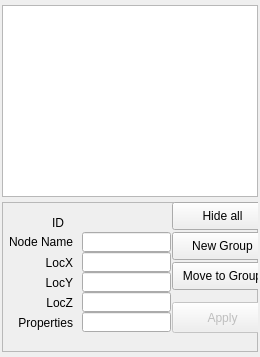
           <widget class="QWidget" name="tab_nodes">
            <property name="sizePolicy">
             <sizepolicy hsizetype="Maximum" vsizetype="Maximum">
              <horstretch>0</horstretch>
              <verstretch>0</verstretch>
             </sizepolicy>
            </property>
            <attribute name="title">
             <string>Nodes</string>
            </attribute>
            <layout class="QVBoxLayout" name="verticalLayout_3">
             <property name="spacing">
              <number>5</number>
             </property>
             <property name="leftMargin">
              <number>2</number>
             </property>
             <property name="topMargin">
              <number>5</number>
             </property>
             <property name="rightMargin">
              <number>2</number>
             </property>
             <property name="bottomMargin">
              <number>5</number>
             </property>
             <item>
              <layout class="QVBoxLayout" name="verticalLayout_6">
               <item>
                <widget class="QTreeWidget" name="treeWidget">
                 <property name="alternatingRowColors">
                  <bool>true</bool>
                 </property>
                 <property name="selectionMode">
                  <enum>QAbstractItemView::ExtendedSelection</enum>
                 </property>
                 <property name="selectionBehavior">
                  <enum>QAbstractItemView::SelectRows</enum>
                 </property>
                 <property name="headerHidden">
                  <bool>true</bool>
                 </property>
                 <column>
                  <property name="text">
                   <string>Name</string>
                  </property>
                 </column>
                 <column>
                  <property name="text">
                   <string notr="true">ID</string>
                  </property>
                 </column>
                </widget>
               </item>
               <item>
                <widget class="QFrame" name="frame_4">
                 <property name="sizePolicy">
                  <sizepolicy hsizetype="Minimum" vsizetype="Fixed">
                   <horstretch>0</horstretch>
                   <verstretch>0</verstretch>
                  </sizepolicy>
                 </property>
                 <property name="minimumSize">
                  <size>
                   <width>0</width>
                   <height>150</height>
                  </size>
                 </property>
                 <property name="frameShape">
                  <enum>QFrame::StyledPanel</enum>
                 </property>
                 <property name="frameShadow">
                  <enum>QFrame::Raised</enum>
                 </property>
                 <widget class="QLabel" name="label_5nodename">
                  <property name="geometry">
                   <rect>
                    <x>0</x>
                    <y>30</y>
                    <width>71</width>
                    <height>20</height>
                   </rect>
                  </property>
                  <property name="text">
                   <string>Node Name</string>
                  </property>
                  <property name="alignment">
                   <set>Qt::AlignRight|Qt::AlignTrailing|Qt::AlignVCenter</set>
                  </property>
                 </widget>
                 <widget class="QLineEdit" name="lineEdit_3">
                  <property name="geometry">
                   <rect>
                    <x>80</x>
                    <y>50</y>
                    <width>89</width>
                    <height>20</height>
                   </rect>
                  </property>
                 </widget>
                 <widget class="QLineEdit" name="lineEdit_4">
                  <property name="geometry">
                   <rect>
                    <x>80</x>
                    <y>70</y>
                    <width>89</width>
                    <height>20</height>
                   </rect>
                  </property>
                 </widget>
                 <widget class="QLineEdit" name="lineEdit_5">
                  <property name="geometry">
                   <rect>
                    <x>80</x>
                    <y>90</y>
                    <width>89</width>
                    <height>20</height>
                   </rect>
                  </property>
                 </widget>
                 <widget class="QLineEdit" name="lineEdit_2">
                  <property name="geometry">
                   <rect>
                    <x>80</x>
                    <y>110</y>
                    <width>89</width>
                    <height>20</height>
                   </rect>
                  </property>
                 </widget>
                 <widget class="QLabel" name="label_2">
                  <property name="geometry">
                   <rect>
                    <x>40</x>
                    <y>50</y>
                    <width>31</width>
                    <height>21</height>
                   </rect>
                  </property>
                  <property name="text">
                   <string>LocX</string>
                  </property>
                  <property name="alignment">
                   <set>Qt::AlignRight|Qt::AlignTrailing|Qt::AlignVCenter</set>
                  </property>
                 </widget>
                 <widget class="QLabel" name="label_3">
                  <property name="geometry">
                   <rect>
                    <x>40</x>
                    <y>70</y>
                    <width>31</width>
                    <height>21</height>
                   </rect>
                  </property>
                  <property name="text">
                   <string>LocY</string>
                  </property>
                  <property name="alignment">
                   <set>Qt::AlignRight|Qt::AlignTrailing|Qt::AlignVCenter</set>
                  </property>
                 </widget>
                 <widget class="QLabel" name="label_4">
                  <property name="geometry">
                   <rect>
                    <x>40</x>
                    <y>90</y>
                    <width>31</width>
                    <height>21</height>
                   </rect>
                  </property>
                  <property name="text">
                   <string>LocZ</string>
                  </property>
                  <property name="alignment">
                   <set>Qt::AlignRight|Qt::AlignTrailing|Qt::AlignVCenter</set>
                  </property>
                 </widget>
                 <widget class="QLabel" name="label">
                  <property name="geometry">
                   <rect>
                    <x>10</x>
                    <y>110</y>
                    <width>61</width>
                    <height>21</height>
                   </rect>
                  </property>
                  <property name="text">
                   <string>Properties</string>
                  </property>
                  <property name="alignment">
                   <set>Qt::AlignRight|Qt::AlignTrailing|Qt::AlignVCenter</set>
                  </property>
                 </widget>
                 <widget class="QPushButton" name="pushButton_5">
                  <property name="enabled">
                   <bool>false</bool>
                  </property>
                  <property name="geometry">
                   <rect>
                    <x>170</x>
                    <y>100</y>
                    <width>101</width>
                    <height>31</height>
                   </rect>
                  </property>
                  <property name="text">
                   <string>Apply</string>
                  </property>
                 </widget>
                 <widget class="QLabel" name="label_6nodeID">
                  <property name="geometry">
                   <rect>
                    <x>80</x>
                    <y>10</y>
                    <width>71</width>
                    <height>21</height>
                   </rect>
                  </property>
                  <property name="text">
                   <string/>
                  </property>
                 </widget>
                 <widget class="QLineEdit" name="lineEdit_nodename">
                  <property name="geometry">
                   <rect>
                    <x>80</x>
                    <y>30</y>
                    <width>89</width>
                    <height>20</height>
                   </rect>
                  </property>
                 </widget>
                 <widget class="QLabel" name="label_7">
                  <property name="geometry">
                   <rect>
                    <x>50</x>
                    <y>10</y>
                    <width>20</width>
                    <height>21</height>
                   </rect>
                  </property>
                  <property name="text">
                   <string>ID</string>
                  </property>
                 </widget>
                 <widget class="QPushButton" name="pushButton_13">
                  <property name="geometry">
                   <rect>
                    <x>170</x>
                    <y>30</y>
                    <width>101</width>
                    <height>28</height>
                   </rect>
                  </property>
                  <property name="text">
                   <string>New Group</string>
                  </property>
                 </widget>
                 <widget class="QPushButton" name="pushButton_14">
                  <property name="geometry">
                   <rect>
                    <x>170</x>
                    <y>60</y>
                    <width>101</width>
                    <height>28</height>
                   </rect>
                  </property>
                  <property name="text">
                   <string>Move to Group</string>
                  </property>
                 </widget>
                 <widget class="QPushButton" name="pushButton_20">
                  <property name="geometry">
                   <rect>
                    <x>170</x>
                    <y>0</y>
                    <width>101</width>
                    <height>28</height>
                   </rect>
                  </property>
                  <property name="text">
                   <string>Hide all</string>
                  </property>
                 </widget>
                </widget>
               </item>
              </layout>
             </item>
            </layout>
           </widget>
